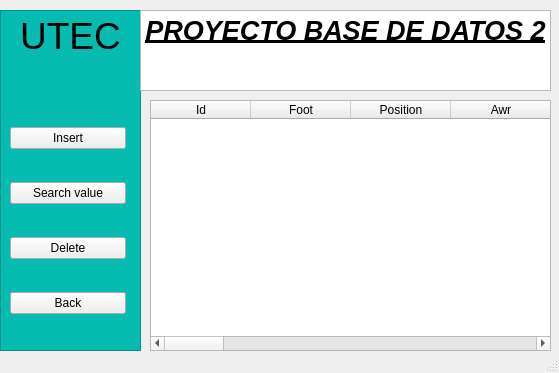
<?xml version="1.0" encoding="UTF-8"?>
<ui version="4.0">
 <class>sequential_fifa</class>
 <widget class="QMainWindow" name="sequential_fifa">
  <property name="geometry">
   <rect>
    <x>0</x>
    <y>0</y>
    <width>559</width>
    <height>373</height>
   </rect>
  </property>
  <property name="windowTitle">
   <string>MainWindow</string>
  </property>
  <widget class="QWidget" name="centralwidget">
   <widget class="QWidget" name="layoutWidget_2">
    <property name="geometry">
     <rect>
      <x>10</x>
      <y>100</y>
      <width>116</width>
      <height>241</height>
     </rect>
    </property>
    <layout class="QGridLayout" name="gridLayout_4">
     <item row="2" column="0">
      <widget class="QPushButton" name="btn_delete">
       <property name="text">
        <string>Delete</string>
       </property>
      </widget>
     </item>
     <item row="0" column="0">
      <widget class="QPushButton" name="btn_insert">
       <property name="text">
        <string>Insert</string>
       </property>
      </widget>
     </item>
     <item row="1" column="0">
      <widget class="QPushButton" name="btn_search1">
       <property name="text">
        <string>Search value</string>
       </property>
      </widget>
     </item>
     <item row="3" column="0">
      <widget class="QPushButton" name="btn_back">
       <property name="text">
        <string>Back</string>
       </property>
      </widget>
     </item>
    </layout>
   </widget>
   <widget class="QTextBrowser" name="titulo">
    <property name="geometry">
     <rect>
      <x>140</x>
      <y>10</y>
      <width>411</width>
      <height>81</height>
     </rect>
    </property>
    <property name="html">
     <string>&lt;!DOCTYPE HTML PUBLIC &quot;-//W3C//DTD HTML 4.0//EN&quot; &quot;http://www.w3.org/TR/REC-html40/strict.dtd&quot;&gt;
&lt;html&gt;&lt;head&gt;&lt;meta name=&quot;qrichtext&quot; content=&quot;1&quot; /&gt;&lt;style type=&quot;text/css&quot;&gt;
p, li { white-space: pre-wrap; }
&lt;/style&gt;&lt;/head&gt;&lt;body style=&quot; font-family:'Ubuntu'; font-size:10pt; font-weight:400; font-style:normal;&quot;&gt;
&lt;p align=&quot;center&quot; style=&quot; margin-top:0px; margin-bottom:0px; margin-left:0px; margin-right:0px; -qt-block-indent:0; text-indent:0px;&quot;&gt;&lt;span style=&quot; font-size:20pt; font-weight:600; font-style:italic; text-decoration: underline;&quot;&gt;PROYECTO BASE DE DATOS 2&lt;/span&gt;&lt;/p&gt;&lt;/body&gt;&lt;/html&gt;</string>
    </property>
   </widget>
   <widget class="QTextBrowser" name="textBrowser">
    <property name="geometry">
     <rect>
      <x>0</x>
      <y>10</y>
      <width>141</width>
      <height>341</height>
     </rect>
    </property>
    <property name="styleSheet">
     <string notr="true">background: rgba(6,187,176,1)</string>
    </property>
    <property name="html">
     <string>&lt;!DOCTYPE HTML PUBLIC &quot;-//W3C//DTD HTML 4.0//EN&quot; &quot;http://www.w3.org/TR/REC-html40/strict.dtd&quot;&gt;
&lt;html&gt;&lt;head&gt;&lt;meta name=&quot;qrichtext&quot; content=&quot;1&quot; /&gt;&lt;style type=&quot;text/css&quot;&gt;
p, li { white-space: pre-wrap; }
&lt;/style&gt;&lt;/head&gt;&lt;body style=&quot; font-family:'Ubuntu'; font-size:10pt; font-weight:400; font-style:normal;&quot;&gt;
&lt;p align=&quot;center&quot; style=&quot; margin-top:0px; margin-bottom:0px; margin-left:0px; margin-right:0px; -qt-block-indent:0; text-indent:0px;&quot;&gt;&lt;span style=&quot; font-size:28pt;&quot;&gt;UTEC&lt;/span&gt;&lt;/p&gt;&lt;/body&gt;&lt;/html&gt;</string>
    </property>
    <property name="overwriteMode">
     <bool>false</bool>
    </property>
   </widget>
   <widget class="QTableWidget" name="table">
    <property name="geometry">
     <rect>
      <x>150</x>
      <y>100</y>
      <width>401</width>
      <height>251</height>
     </rect>
    </property>
    <column>
     <property name="text">
      <string>Id</string>
     </property>
    </column>
    <column>
     <property name="text">
      <string>Foot</string>
     </property>
    </column>
    <column>
     <property name="text">
      <string>Position</string>
     </property>
    </column>
    <column>
     <property name="text">
      <string>Awr</string>
     </property>
    </column>
    <column>
     <property name="text">
      <string>Dwr</string>
     </property>
    </column>
    <column>
     <property name="text">
      <string>Ovr</string>
     </property>
    </column>
    <column>
     <property name="text">
      <string>Pac</string>
     </property>
    </column>
    <column>
     <property name="text">
      <string>Sho</string>
     </property>
    </column>
    <column>
     <property name="text">
      <string>Pas</string>
     </property>
    </column>
    <column>
     <property name="text">
      <string>Dri</string>
     </property>
    </column>
    <column>
     <property name="text">
      <string>Def</string>
     </property>
    </column>
    <column>
     <property name="text">
      <string>Phy</string>
     </property>
    </column>
    <column>
     <property name="text">
      <string>Sm</string>
     </property>
    </column>
    <column>
     <property name="text">
      <string>Div</string>
     </property>
    </column>
    <column>
     <property name="text">
      <string>Pos</string>
     </property>
    </column>
    <column>
     <property name="text">
      <string>Han</string>
     </property>
    </column>
    <column>
     <property name="text">
      <string>Ref</string>
     </property>
    </column>
    <column>
     <property name="text">
      <string>Kic</string>
     </property>
    </column>
    <column>
     <property name="text">
      <string>Spd</string>
     </property>
    </column>
   </widget>
   <zorder>textBrowser</zorder>
   <zorder>layoutWidget_2</zorder>
   <zorder>titulo</zorder>
   <zorder>table</zorder>
  </widget>
  <widget class="QStatusBar" name="statusbar"/>
 </widget>
 <resources/>
 <connections/>
</ui>
